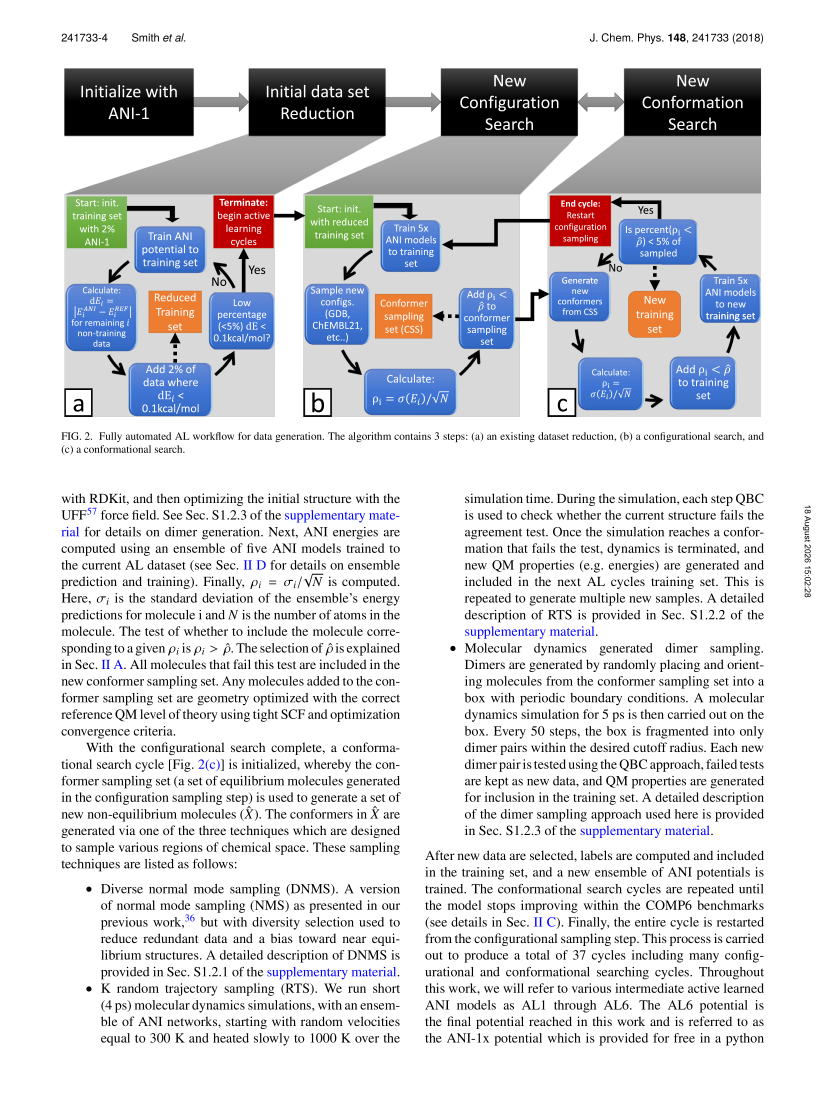
#> input picture lectures/lecture_13_active_learning/notebooks/_shared/_smith_pages/pg-05.png, 3300 x 4400 px (shown at 1/4 size); its folder holds 2 pictures in this run
$ python fig_L3_smith_panels.py
#> lines starting #> are read from the running program, lines starting #| are printed output that depends on the picture
# %% [markdown]
# # Figure L3 - "Less is more" panels (Smith et al. 2018)
#
# Slide 39.  Smith, J. S.; Nebgen, B.; Lubbers, N.; Isayev, O.; Roitberg, A. E.
# "Less is more: Sampling chemical space with active learning."
# *J. Chem. Phys.* **2018**, *148*, 241733.  DOI 10.1063/1.5023802
#
# **Licence: NOT open access.**  Published by AIP Publishing, all rights reserved.
# These panels are reproduced for non-commercial teaching use in an openly released
# lecture, with full attribution.  That is normal academic practice for lecture
# material but it is *not* a licence grant -- see `lecture_13_CREDITS.md`.
#
# **Figure 2 is the one to use.**  It is the fully automated AL workflow, and it
# contains, in one picture, both things the slide needs to say:
#
# * the acquisition criterion, written on the figure as $\rho_i = \sigma(E_i)/\sqrt{N}$
#   with the test $\rho_i < \hat\rho$;
# * the **stopping rule** - the "Is percent($\rho_i > \hat\rho$) < 5% of sampled?"
#   decision diamond that terminates the loop.
#
# Figure 5 (COMP6 learning curves across six benchmarks) is extracted as a spare.
#
# The plots are **vector**, so `pdfimages` returns only the molecule renderings; these
# crops are rendered from the page at 400 dpi.

# %%
import os
import subprocess

from PIL import Image

PDF = "_shared/241733_1_online.pdf"
RAW = "_shared/_smith_pages"
OUT = "../figures"
DPI = 400
os.makedirs(RAW, exist_ok=True)
os.makedirs(OUT, exist_ok=True)
print("Pillow", Image.__version__)

# %%
# Figure 2 is at the top of page 5; Figure 5 spans the top of page 9.
for pg in (5, 9):
    out = os.path.join(RAW, "pg-%02d.png" % pg)
    if not os.path.exists(out):
        subprocess.run(["pdftoppm", "-png", "-r", str(DPI), "-f", str(pg), "-l", str(pg),
                        PDF, os.path.join(RAW, "pg")], check=True)
pages = {pg: Image.open(os.path.join(RAW, "pg-%02d.png" % pg)).convert("RGB")
         for pg in (5, 9)}
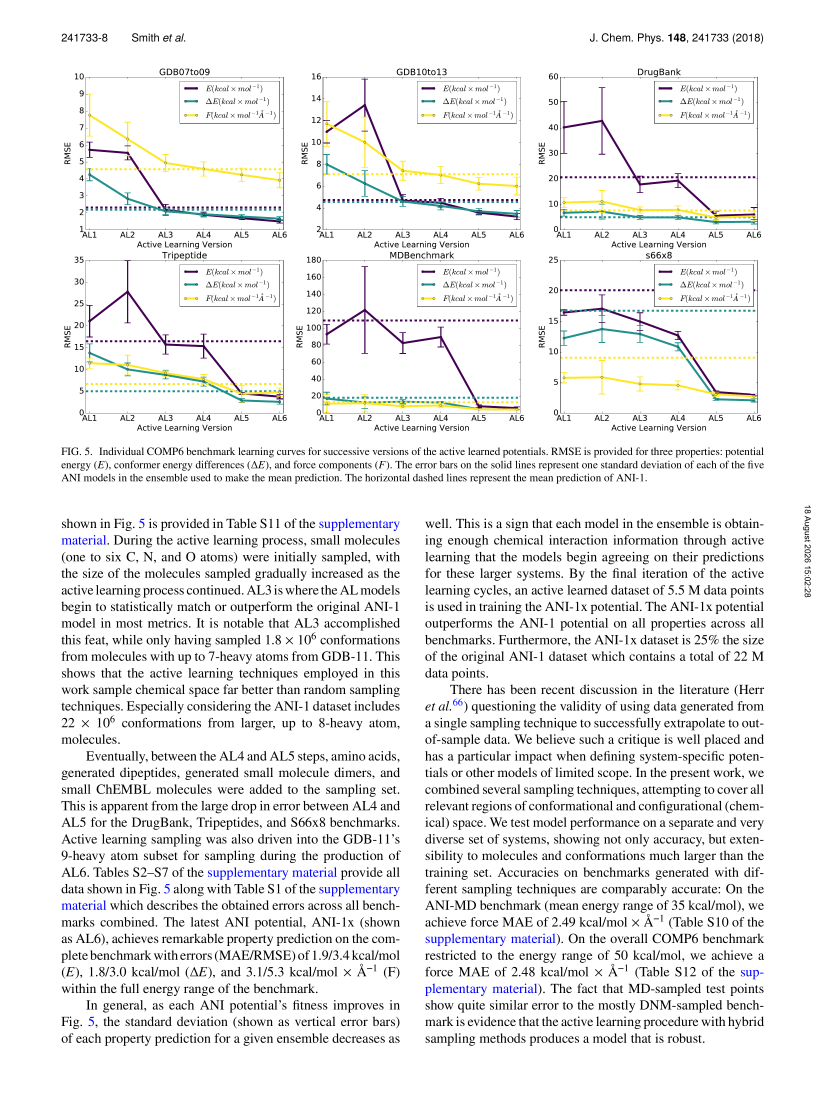
#> input picture lectures/lecture_13_active_learning/notebooks/_shared/_smith_pages/pg-09.png, 3300 x 4400 px (shown at 1/4 size)
for pg, im in pages.items():
    print("page %d at %d dpi:" % (pg, DPI), im.size)
#> this loop made 2 passes
#> pg on passes 1 to 2: 5, 9
#| page 5 at 400 dpi: (3300, 4400)
#| page 9 at 400 dpi: (3300, 4400)

# %%
# Fractional crops (left, top, right, bottom), so they survive a resolution change.
# The vertical bounds were MEASURED, not guessed: the blank bands separating the
# running head, the figure and the caption were located by row-wise ink density on
# the rendered page, which is why they look over-precise.
CROPS = {
    # Fig. 2 - the fully automated AL workflow, with the criterion and the stopping rule
    "fig_L3_smith_workflow": (5, (0.030, 0.0605, 0.974, 0.3805)),
    # Fig. 5 - COMP6 learning curves, six benchmarks (spare)
    "fig_L3b_smith_comp6": (9, (0.030, 0.0605, 0.974, 0.3925)),
}
for name, (pg, box) in CROPS.items():
    im = pages[pg]
    W, H = im.size
    px = (int(box[0] * W), int(box[1] * H), int(box[2] * W), int(box[3] * H))
    crop = im.crop(px)
    crop.save(os.path.join(OUT, name + ".png"), dpi=(DPI, DPI))
    print("%-28s page %d -> %s  (aspect %.2f)"
          % (name, pg, crop.size, crop.size[0] / crop.size[1]))
#> this loop made 2 passes
#> pass 1, `crop = im.crop(px)`:
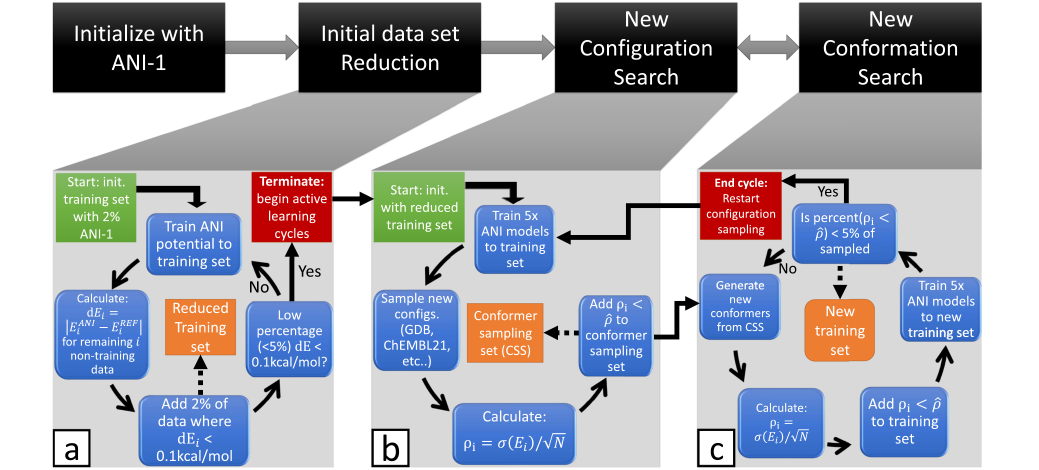
#> crop: PIL image 3115x1408 RGB (shown at 1/3 size); mean R, G, B 166.8, 169.2, 178.6
#> pass 2, `crop = im.crop(px)`:
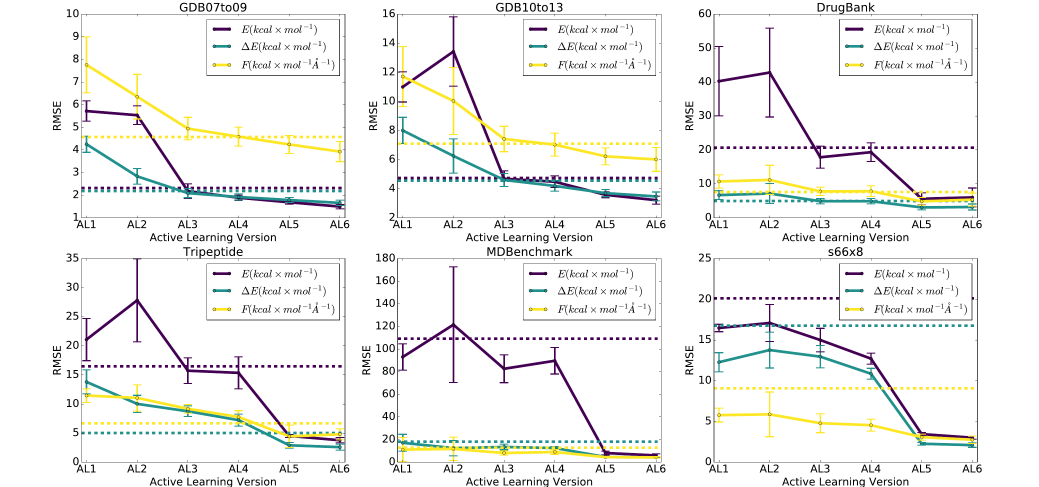
#> crop: PIL image 3115x1461 RGB (shown at 1/3 size); mean R, G, B 242.6, 242.7, 240.9

# %%
print("""
For the speaker notes - what is written ON Fig. 2, which is why it is worth showing:

  (a) initial data set reduction:  train ANI on the training set, compute dE_i for
      remaining non-training data, add 2% of the data where dE_i > 0.1 kcal/mol,
      loop until termination
  (b) new configuration search:  train 5x ANI models, sample new configurations
      (GDB, ChEMBL21, ...), compute rho_i = sigma(E_i)/sqrt(N), add points with
      rho_i < rho-hat to the conformer sampling set
  (c) new conformation search:  generate new conformers, train 5x ANI models on the
      new training set, add rho_i < rho-hat to the training set

  The END CYCLE diamond is the stopping rule:
      "Is percent(rho_i > rho-hat) < 5% of sampled?"   Yes -> stop.  No -> restart.

This is the slide where a chemist can see an entire active-learning campaign, its
acquisition criterion and its termination condition, in one figure.
""")
